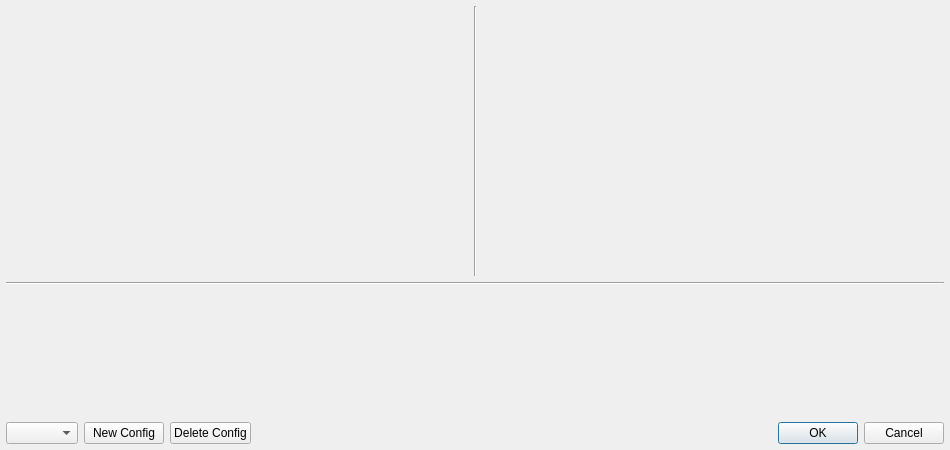
<?xml version="1.0" encoding="UTF-8"?>
<ui version="4.0">
 <class>PortConfiguration</class>
 <widget class="QDialog" name="PortConfiguration">
  <property name="geometry">
   <rect>
    <x>0</x>
    <y>0</y>
    <width>950</width>
    <height>450</height>
   </rect>
  </property>
  <property name="minimumSize">
   <size>
    <width>950</width>
    <height>450</height>
   </size>
  </property>
  <property name="maximumSize">
   <size>
    <width>950</width>
    <height>450</height>
   </size>
  </property>
  <property name="windowTitle">
   <string>Port Configuration</string>
  </property>
  <layout class="QVBoxLayout" name="verticalLayout" stretch="1,0">
   <property name="margin">
    <number>6</number>
   </property>
   <item>
    <layout class="QVBoxLayout" name="verticalLayout_2" stretch="1,0,0">
     <property name="spacing">
      <number>6</number>
     </property>
     <property name="leftMargin">
      <number>0</number>
     </property>
     <property name="bottomMargin">
      <number>0</number>
     </property>
     <item>
      <layout class="QHBoxLayout" name="horizontalLayout">
       <property name="spacing">
        <number>6</number>
       </property>
       <property name="rightMargin">
        <number>0</number>
       </property>
       <item>
        <widget class="PortsWidget" name="analogs" native="true"/>
       </item>
       <item>
        <widget class="Line" name="line">
         <property name="orientation">
          <enum>Qt::Vertical</enum>
         </property>
        </widget>
       </item>
       <item>
        <widget class="PortsWidget" name="digitals" native="true"/>
       </item>
      </layout>
     </item>
     <item>
      <widget class="Line" name="line_2">
       <property name="orientation">
        <enum>Qt::Horizontal</enum>
       </property>
      </widget>
     </item>
     <item>
      <widget class="PortsWidget" name="motors" native="true">
       <property name="minimumSize">
        <size>
         <width>0</width>
         <height>125</height>
        </size>
       </property>
      </widget>
     </item>
    </layout>
   </item>
   <item>
    <layout class="QHBoxLayout" name="horizontalLayout_2" stretch="0,0,0,1">
     <item>
      <widget class="QComboBox" name="configs"/>
     </item>
     <item>
      <widget class="QPushButton" name="newConfig">
       <property name="text">
        <string>New Config</string>
       </property>
      </widget>
     </item>
     <item>
      <widget class="QPushButton" name="deleteConfig">
       <property name="text">
        <string>Delete Config</string>
       </property>
      </widget>
     </item>
     <item>
      <widget class="QDialogButtonBox" name="buttonBox_2">
       <property name="standardButtons">
        <set>QDialogButtonBox::Cancel|QDialogButtonBox::Ok</set>
       </property>
      </widget>
     </item>
    </layout>
   </item>
  </layout>
 </widget>
 <customwidgets>
  <customwidget>
   <class>PortsWidget</class>
   <extends>QWidget</extends>
   <header>ports_widget.hpp</header>
   <container>1</container>
  </customwidget>
 </customwidgets>
 <resources/>
 <connections>
  <connection>
   <sender>buttonBox_2</sender>
   <signal>accepted()</signal>
   <receiver>PortConfiguration</receiver>
   <slot>accept()</slot>
   <hints>
    <hint type="sourcelabel">
     <x>520</x>
     <y>621</y>
    </hint>
    <hint type="destinationlabel">
     <x>433</x>
     <y>597</y>
    </hint>
   </hints>
  </connection>
  <connection>
   <sender>buttonBox_2</sender>
   <signal>rejected()</signal>
   <receiver>PortConfiguration</receiver>
   <slot>reject()</slot>
   <hints>
    <hint type="sourcelabel">
     <x>577</x>
     <y>626</y>
    </hint>
    <hint type="destinationlabel">
     <x>592</x>
     <y>596</y>
    </hint>
   </hints>
  </connection>
 </connections>
</ui>
